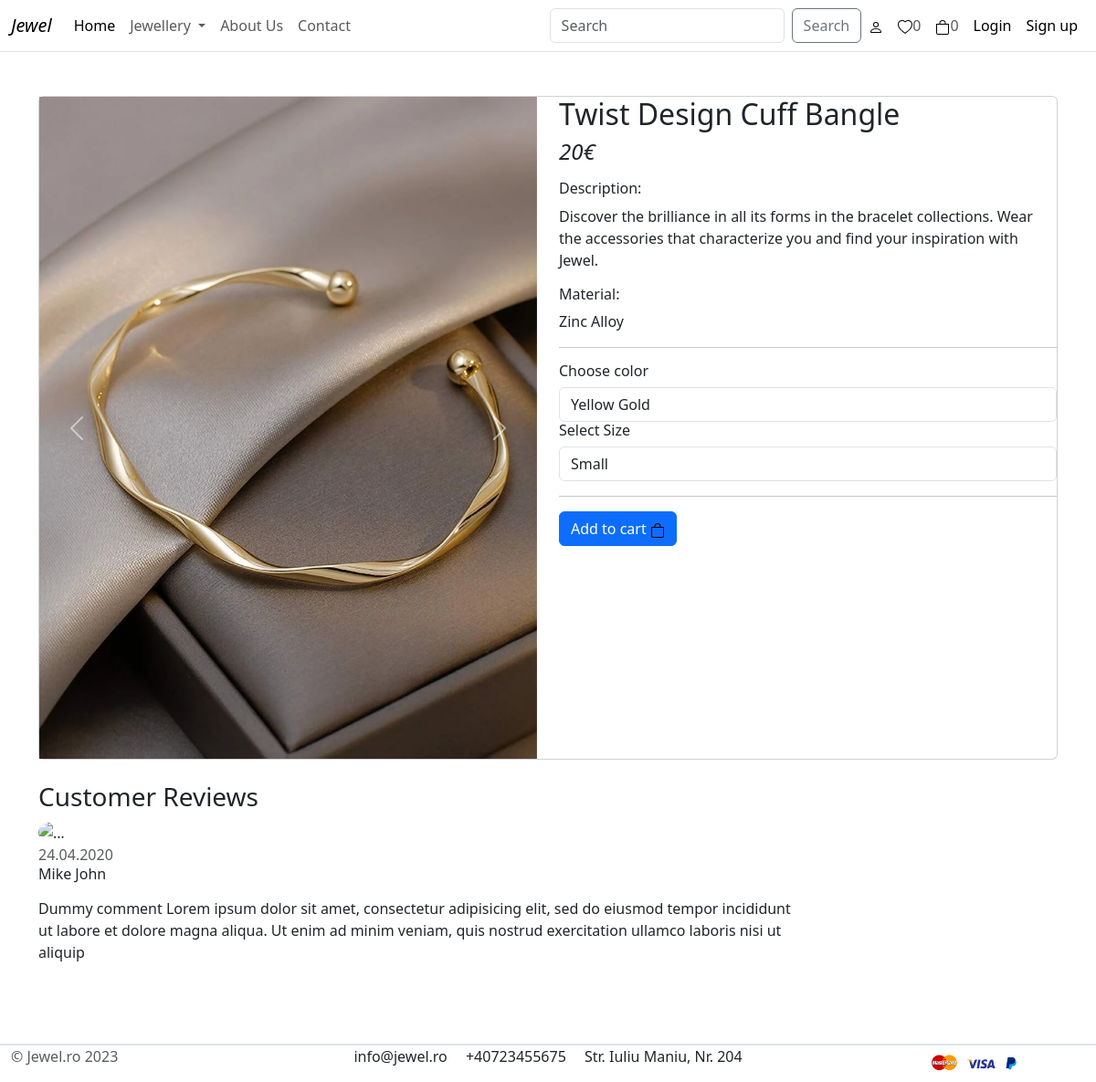
/jewellery/bracelets/twist-design-cuff-bangle/, run on the app's committed database.
### product/models.py (models this page shows, shortened)
class Product(models.Model):
    product_name = models.CharField(max_length=200, unique=True)
    slug = models.SlugField(max_length=200, unique=True)
    description = models.TextField(max_length=500, blank=True)
    material = models.CharField(max_length=200, blank=True)
    price = models.IntegerField()
    image1 = models.ImageField(upload_to='img/products')
    image2 = models.ImageField(upload_to='img/products')
    image3 = models.ImageField(upload_to='img/products')
    stock = models.IntegerField()
    is_available = models.BooleanField(default=True)
    category = models.ForeignKey(Category, on_delete=models.CASCADE)
    created_date = models.DateTimeField(auto_now_add=True)
    modified_date = models.DateTimeField(auto_now_add=True)

### product/views.py (the view)
# urls.py: path('<slug:category_slug>/<slug:product_slug>/', views.product_detail, name='product-detail'),
def product_detail(request, category_slug, product_slug):
    try:
        single_product = Product.objects.get(category__slug=category_slug, slug=product_slug)
        in_cart = CartItem.objects.filter(cart__cart_id=_cart_id(request), product=single_product).exists()
    except Exception as e:
        raise e
    context = {
        'single_product': single_product,
        'in_cart': in_cart,
    }
    return render(request, 'product/product_detail.html', context)

### cart/context_processors.py (called while the page is built)
def counter(request):
    cart_count = 0
    if 'admin' in request.path:
        return {}
    else:
        try:
            cart = Cart.objects.filter(cart_id=_cart_id(request))
            cart_items = CartItem.objects.all().filter(cart=cart[:1])
            for cart_item in cart_items:
                cart_count += cart_item.quantity
        except Cart.DoesNotExist:
            cart_count = 0
    return dict(cart_count=cart_count)

### cart/views.py (called while the page is built)
def _cart_id(request):
    cart_session = request.session.session_key
    if not cart_session:
        cart_session = request.session.create()
    return cart_session

### category/context_processors.py (called while the page is built)
def menu_links(request):
    links = Category.objects.all()
    return dict(links=links)

### category/models.py (called while the page is built)
    def get_url(self):
        return reverse('products-by-category', args=[self.slug])

    def __str__(self):
        return self.category_name

### templates/product/product_detail.html (shortened to what this page needs)
{% extends 'base.html' %}
{% load static %}
{% block content %}
    <br><br>
    <section class="section-content padding-y bg">
        <div class="container">
            <div class="card">
                <div class="row no-gutters">
                    <aside class="col-md-6">
                        <article class="gallery-wrap">
                            <div class="img-big-wrap">
                                <div id="carouselExample" class="carousel slide">
                                    <div class="carousel-inner">
                                        <div class="carousel-item active">
                                            <img src="{{ single_product.image1.url }}" class="d-block w-100"
                                                 alt="...">
                                        </div>
                                    </div>
                                    <button class="carousel-control-prev" type="button"
                                            data-bs-target="#carouselExample"
                                            data-bs-slide="prev">
                                        <span class="carousel-control-prev-icon" aria-hidden="true"></span>
                                    </button>
                                    <button class="carousel-control-next" type="button"
                                            data-bs-target="#carouselExample"
                                            data-bs-slide="next">
                                        <span class="carousel-control-next-icon" aria-hidden="true"></span>
                                    </button>
                                </div>
                            </div>
                        </article>
                    </aside>
                    <main class="col-md-6 border-left">
                        <form action="{% url 'add-cart' single_product.id %}" method="GET">
                            <article class="content-body">
                                <h2 class="title">{{ single_product.product_name }}</h2>
                                <div class="mb-3">
                                    <var class="price h4">{{ single_product.price }}€</var>
                                </div>
                                <h6>Description: </h6>
                                <p>{{ single_product.description }}</p>
                                <h6>Material: </h6>
                                <p>{{ single_product.material }}</p>
                                <hr>
                                <div class="row">
                                    <div class="item-option-select">
                                        <h6>Choose color</h6>
                                        <select name="color" class="form-control">
                                            <option value="yellow gold">Yellow Gold</option>
                                        </select>
                                    </div>
                                </div>
                                <div class="row">
                                    <div class="item-option-select">
                                        <h6>Select Size</h6>
                                        <select name="size" class="form-control">
                                            <option value="small">Small</option>
                                        </select>
                                    </div>
                                </div>
                                <hr>
                                {% if single_product.stock <= 0 %}
                                    <h5 class="text-danger">Out of Stock</h5>
                                {% else %}
                                    {% if in_cart %}
                                        <a href="{% url 'add-cart' single_product.id %}" class="btn  btn-success"> <span
                                                class="text">Added to cart</span> <img
                                                src="{% static "images/check.svg" %}"
                                                alt="image"> </a>
                                        <a href="{% url 'cart' %}" class="btn  btn-outline-primary"> <span
                                                class="text">View cart</span> <img
                                                src="{% static "images/eye.svg" %}"
                                                alt="image"> </a>
                                    {% else %}
                                        <button type="submit" class="btn  btn-primary"> <span
                                                class="text">Add to cart</span> <img
                                                src="{% static "images/bag.svg" %}"
                                                alt="image"></button>
                                    {% endif %}
                                {% endif %}
                            </article>
                        </form>
                    </main>
                </div>
            </div>
            <br>
            <div class="row">
                <div class="col-md-9">
                    <header class="section-heading">
                        <h3>Customer Reviews </h3>
                    </header>
                    <article class="box mb-3">
                        <div class="icontext w-100">
                            <img src="#" class="img-xs icon rounded-circle" alt="...">
                            <div class="text">
                                <span class="date text-muted float-md-right">24.04.2020 </span>
                                <h6 class="mb-1">Mike John </h6>
                            </div>
                        </div>
                        <div class="mt-3">
                            <p>
                                Dummy comment Lorem ipsum dolor sit amet, consectetur adipisicing elit, sed do eiusmod
                                tempor incididunt ut labore et dolore magna aliqua. Ut enim ad minim veniam,
                                quis nostrud exercitation ullamco laboris nisi ut aliquip
                            </p>
                        </div>
                    </article>
                </div>
            </div>
        </div>
    </section>
{% endblock %}

### static/css/my_style.css (style rules this page uses)
body { text-decoration: none; }
h1, h2, h3, h4, h5, h6 { text-decoration: none; }

### data on the page
Product: image1 (picture), product_name "Twist Design Cuff Bangle", price "20", description "Discover the brilliance in all its forms in the bracelet collections. Wear the accessories that characterize you and find your inspiration with Jewel.", material "Zinc Alloy"

### other printed values
{{ cart_count }} "0"
